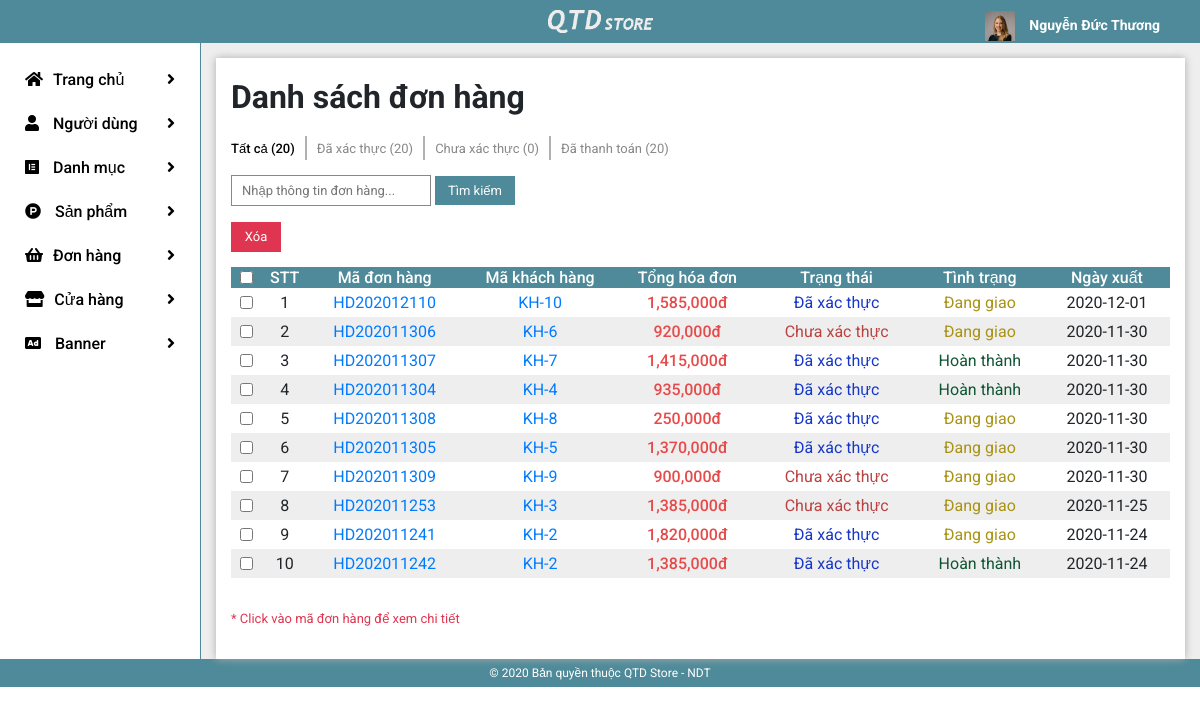
/admin/index.php?mod=bill (signed in), run on the app's committed database.
### tables this page shows
CREATE TABLE `tbl_users` (
  `user_id` int(11) NOT NULL,
  `username` varchar(32) NOT NULL,
  `password` varchar(50) NOT NULL,
  `first_name` varchar(30) NOT NULL,
  `last_name` varchar(7) NOT NULL,
  `date_of_birth` date DEFAULT NULL,
  `gender` enum('male','female','','') NOT NULL,
  `phone` varchar(11) NOT NULL,
  `email` varchar(50) NOT NULL,
  `position` enum('member','salesman','manager') NOT NULL DEFAULT 'member',
  `address` varchar(100) DEFAULT NULL,
  `img_id` int(11) DEFAULT 1,
  `active_token` varchar(40) DEFAULT NULL,
  `is_active` enum('0','1') NOT NULL DEFAULT '0',
  `reset_token` varchar(40) DEFAULT NULL,
  `reg_date` date NOT NULL DEFAULT current_timestamp(),
  `region_id` int(11) DEFAULT NULL
);

CREATE TABLE `tbl_customer_bill` (
  `customer_bill_id` int(11) NOT NULL,
  `customer_id` int(11) NOT NULL,
  `bill_id` int(11) NOT NULL
);

CREATE TABLE `tbl_bill` (
  `bill_id` int(11) NOT NULL,
  `bill_code` varchar(50) NOT NULL,
  `discount_id` int(11) DEFAULT NULL,
  `delivery_fee_id` int(11) DEFAULT NULL,
  `method_pay` enum('0','1') NOT NULL DEFAULT '0',
  `shipping_code` varchar(20) DEFAULT NULL,
  `bill_date` date NOT NULL DEFAULT current_timestamp(),
  `total` float NOT NULL DEFAULT 0,
  `num_order` int(5) NOT NULL DEFAULT 0,
  `bill_status` enum('0','1') NOT NULL DEFAULT '0',
  `bill_condition` enum('0','1') NOT NULL DEFAULT '0'
);

### admin/libraries/database.php (called while the page is built, shortened)
<?php
function db_query($query_string) {
    global $conn;
    $result = mysqli_query($conn, $query_string);
    return $result;
}
function db_fetch_row($query_string) {
    $mysqli_result = db_query($query_string);
    $result = mysqli_fetch_assoc($mysqli_result);
    return $result;
}
function db_fetch_array($query_string) {
    $result = array();
    $mysqli_result = db_query($query_string);
    while ($row = mysqli_fetch_assoc($mysqli_result)) {
        $result[] = $row;
    }
    return $result;
}

### admin/modules/bill/controllers/indexController.php (called while the page is built, shortened)
<?php
function indexAction()
{
    $list_bill = get_list_bill();
    $data['list_bill'] = $list_bill;
    load_view('index', $data);
}

### admin/core/router.php (called while the page is built, shortened)
<?php
$action_name = get_action().'Action';
call_function(array('construct', $action_name));

### admin/core/appload.php (called while the page is built, shortened)
<?php
require CONFIGPATH . DIRECTORY_SEPARATOR . 'database.php';
require LIBPATH . DIRECTORY_SEPARATOR . 'database.php';
require COREPATH . DIRECTORY_SEPARATOR . 'base.php';
require COREPATH . DIRECTORY_SEPARATOR . 'router.php';

### admin/index.php (called while the page is built, shortened)
<?php
require COREPATH.DIRECTORY_SEPARATOR.'appload.php';

### admin/helper/format.php (called while the page is built)
<?php
function currency_format($number, $suffix = 'đ'){
    return number_format($number).$suffix;
}

### admin/modules/bill/views/indexView.php (the view, shortened to what this page needs)
<?php
get_header()
?>
<head>
    <link rel="stylesheet" href="public/css/form-search.css">
    <link rel="stylesheet" href="public/css/table.css">
    <link rel="stylesheet" href="public/css/bill.css">
</head>
<div id="wp-content">
    <div class="container-fluid">
        <div class="row">
            <div class="col-lg-2 sidebar">
                <?php get_sidebar() ?>
            </div>
            <div class="col-lg-10 content">
                <div class="main-content">
                    <h1>Danh sách đơn hàng</h1>
                    <ul class="clear order-list">
                        <li class="active">
                            <a href="">Tất cả (<span class="num">20</span>)</a>
                        </li>
                        <li>
                            <a href="">Đã xác thực (<span class="num">20</span>)</a>
                        </li>
                        <li>
                            <a href="">Chưa xác thực (<span class="num">0</span>)</a>
                        </li>
                        <li>
                            <a href="">Đã thanh toán (<span class="num">20</span>)</a>
                        </li>
                    </ul>
                    <form action="" method="get">
                        <input type="text" name="search" placeholder="Nhập thông tin đơn hàng..." id="search-box">
                        <input type="submit" name="btn_search" id="search" value="Tìm kiếm">
                    </form>
                    <form action="" method="post">
                        <button type="submit" name="btn_del" id="del">Xóa</button>
                        <table>
                            <thead>
                                <tr>
                                    <td>
                                        <input type="checkbox" name="select_all" id="select-all">
                                    </td>
                                    <td>STT</td>
                                    <td>Mã đơn hàng</td>
                                    <td>Mã khách hàng</td>
                                    <td>Tổng hóa đơn</td>
                                    <td>Trạng thái</td>
                                    <td>Tình trạng</td>
                                    <td>Ngày xuất</td>
                                </tr>
                            </thead>
                            <tbody>
                                <?php
                                $temp = 0;
                                foreach ($list_bill as $bill) {
                                    $temp++;
                                ?>
                                    <tr>
                                        <td>
                                            <input type="checkbox" name="select[]" id="select-<?php echo $bill['bill_id'] ?>">
                                        </td>
                                        <td><?php echo $temp ?></td>
                                        <td><a href="?mod=bill&action=detail&id=<?php echo $bill['bill_id'] ?>"><?php echo $bill['bill_code'] ?></a></td>
                                        <td><a href="?mod=customer&action=detail&id=<?php echo $bill['customer_id'] ?>">KH-<?php echo $bill['customer_id'] ?></a></td>
                                        <td><span class="price"><?php echo currency_format($bill['total']) ?></span></td>
                                        <td><?php echo check_status($bill['bill_id']) ?></td>
                                        <td><?php echo check_condition($bill['bill_id']) ?></td>
                                        <td><?php echo $bill['bill_date'] ?></td>
                                    </tr>
                                <?php
                                }
                                ?>
                            </tbody>
                        </table>
                    </form>
                    <p>
                        <span class="alert">* Click vào mã đơn hàng để xem chi tiết</span>
                    </p>
                </div>
            </div>
        </div>
    </div>
</div>
<?php
get_footer()
?>

### admin/core/base.php (shortened to what this page needs)
<?php
function get_module() {
    global $config;
    $module = isset($_GET['mod']) ? $_GET['mod'] : $config['default_module'];
    return $module;
}
function call_function($list_function = array()) {
    if (is_array($list_function)) {
        foreach ($list_function as $f) {
            if (function_exists($f())) {
                $f();
            }
        }
    }
}
function load_view($name, $data_send = array()) {
    $data = $data_send;
    $path = MODULESPATH . DIRECTORY_SEPARATOR . get_module() . DIRECTORY_SEPARATOR . 'views' . DIRECTORY_SEPARATOR . $name . 'View.php';
    if (file_exists($path)) {
        require $path;
    } else {
        echo "Không tìm thấy {$path}";
    }
}
function get_header($name = '') {
    if (empty($name)) {
        $name = 'header';
    } else {
        $name = "header-{$name}";
    }
    $path = LAYOUTPATH . DIRECTORY_SEPARATOR . $name . '.php';
    if (file_exists($path)) {
        require $path;
    } else {
        echo "Không tìm thấy {$path}";
    }
}
function get_footer($name = '') {
    if (empty($name)) {
        $name = 'footer';
    } else {
        $name = "footer-{$name}";
    }
    $path = LAYOUTPATH . DIRECTORY_SEPARATOR . $name . '.php';
    if (file_exists($path)) {
        require $path;
    } else {
        echo "Không tìm thấy {$path}";
    }
}
function get_sidebar($name = '') {
    if (empty($name)) {
        $name = 'sidebar';
    } else {
        $name = "sidebar-{$name}";
    }
    $path = LAYOUTPATH . DIRECTORY_SEPARATOR . $name . '.php';
    if (file_exists($path)) {
        require $path;
    } else {
        echo "Không tìm thấy {$path}";
    }
}
?>

### admin/layout/header.php (shortened to what this page needs)
<html lang="en">
<head>
    <link rel="stylesheet" href="public/css/all.css">
    <link rel="stylesheet" href="public/css/reset.css">
    <link rel="stylesheet" href="public/css/bootstrap-grid.min.css">
    <link rel="stylesheet" href="public/css/main.css">
</head>
<body>
    <div id="wrapper">
        <div id="header">
            <div class="container-fluid">
                <div class="col-lg-5 col-md-4 col-sm-4 col-3">
                </div>
                <div class="col-lg-2 col-md-4 col-sm-4 col-6 logo">
                    <a href="?">
                        <img src="public/images/qtd_logo.png" class="img-fluid">
                    </a>
                </div>
                <div class="col-lg-5 col-md-4 col-sm-4 col-3">
                    <span class="right-header">
                        <span class="account-bar">
                            <img src="public/images/user-1.png" alt="">
                            <h3><?php
                                $user = db_fetch_row("SELECT * FROM `tbl_users` WHERE `username` = '{$_SESSION['user_login']}'");
                                echo $user['first_name'] . " " . $user['last_name'];
                                ?></h3>
                        </span>
                    </span>
                </div>
            </div>
        </div>
    </div>
</body>

### admin/layout/sidebar.php (shortened to what this page needs)
<ul class="clear action">
    <li>
        <a href="?"><span><i class="fas fa-home before"></i>Trang chủ <i class="fas fa-angle-right"></i></span></a>
    </li>
    <li>
        <span><i class="fas fa-user before"></i> Người dùng <i class="fas fa-angle-right"></i></span>
    </li>
    <li>
        <span><i class="fab fa-elementor before"></i> Danh mục <i class="fas fa-angle-right"></i></span>
    </li>
    <li>
        <span><i class="fab fa-product-hunt before"></i> Sản phẩm <i class="fas fa-angle-right"></i></span>
    </li>
    <li>
        <span><i class="fas fa-shopping-basket before"></i>Đơn hàng <i class="fas fa-angle-right"></i></span>
    </li>
    <li>
        <span><i class="fas fa-store before"></i>Cửa hàng <i class="fas fa-angle-right"></i></span>
    </li>
    <li>
        <span><i class="fas fa-ad before"></i> Banner <i class="fas fa-angle-right"></i></span>
    </li>
</ul>

### admin/modules/bill/models/indexModel.php (shortened to what this page needs)
<?php
function get_list_bill()
{
    $result = db_fetch_array("SELECT * FROM `tbl_bill` JOIN `tbl_customer_bill` ON `tbl_bill`.`bill_id` = `tbl_customer_bill`.`bill_id` ORDER BY `bill_date` DESC");
    return $result;
}
function check_status($id)
{
    $result = db_fetch_row("SELECT * FROM `tbl_bill` WHERE `bill_id` = $id");
    if ($result['bill_status']  == 1) {
        return "<span class='active'>Đã xác thực</span>";
    }
    if ($result['bill_status']  == 0) {
        return "<span class='not-active'>Chưa xác thực</span>";
    }
}
function check_condition($id)
{
    $result = db_fetch_row("SELECT * FROM `tbl_bill` WHERE `bill_id` = $id");
    if ($result['bill_condition']  == 1) {
        return "<span class='finish'>Hoàn thành</span>";
    }
    if ($result['bill_condition']  == 0) {
        return "<span class='not-finish'>Đang giao</span>";
    }
}

### admin/layout/footer.php (shortened to what this page needs)
<div id="footer">
    <span>&copy; 2020 Bản quyền thuộc QTD Store - NDT</span>
</div>
</html>

### admin/public/css/all.css (style rules this page uses)
.fa, .fas, .far, .fal, .fad, .fab { -moz-osx-font-smoothing: grayscale; -webkit-font-smoothing: antialiased; display: inline-block; font-style: normal; font-variant: normal; text-rendering: auto; line-height: 1; }
.fa-ad:before { content: "\f641"; }
.fa-angle-right:before { content: "\f105"; }
.fa-elementor:before { content: "\f430"; }
.fa-home:before { content: "\f015"; }
.fa-product-hunt:before { content: "\f288"; }
.fa-shopping-basket:before { content: "\f291"; }
.fa-store:before { content: "\f54e"; }
.fa-user:before { content: "\f007"; }
.fab { font-family: 'Font Awesome 5 Brands'; font-weight: 400; }
.fa, .fas { font-family: 'Font Awesome 5 Free'; font-weight: 900; }

### admin/public/css/main.css (style rules this page uses)
body { font-family: 'Roboto', sans-serif; }
#header { background: rgb(78, 138, 153); }
#header .container-fluid { display: flex; }
.logo { padding: 10px 45px; }
.img-fluid { width: 100%; height: auto; }
.right-header { display: flex; justify-content: flex-end; }
.account-bar { cursor: pointer; margin-right: 10px; position: relative; }
.account-bar img { width: 30px; height: 30px; }
.account-bar h3 { cursor: pointer; text-align: right; display: inline-block; padding-top: 15px; color: #fff; margin-bottom: 0; margin-left: 10px; font-size: 14px; }
ul.clear { list-style: none; padding: 0; margin: 0; }
ul.action { padding: 15px 0; }
ul.action li span { cursor: pointer; position: relative; display: block; padding: 10px; text-decoration: none; color: #000; font-weight: 500; background: #fff; border-radius: 5px; }
ul.action li a { display: block; text-decoration: none; }
ul.action li span i.fa-angle-right { position: absolute; top: 13px; right: 10px; transition: all .2s; }
ul.action li span i.before { margin-right: 10px; }
.content { padding-top: 15px; border-left: 1px solid rgb(78, 138, 153); min-height: 550px; background: #eee; }
.main-content { background: #fff; padding: 15px; height: 100%; box-shadow: 0 0 8px rgb(172, 172, 172); overflow: hidden; }
.content h1 { margin-bottom: 15px; }
ul.order-list { margin: 15px 0; display: flex; }
ul.order-list li { padding: 0 10px; border-right: 2px solid rgb(177, 177, 177); }
ul.order-list li:first-child { padding-left: 0; }
ul.order-list li:last-child { border: none; }
ul.order-list li a { color: #888; font-size: 13px; }
ul.order-list li.active a { color: #000; font-weight: 500; font-size: 13px; }
.not-active { color: #888; }
.alert { color: #e03550; font-size: 13px; }
#footer { background: rgb(78, 138, 153); color: #fff; padding: 5px 0; text-align: center; font-size: 12px; }

### admin/public/css/form-search.css (style rules this page uses)
form { width: 100%; overflow: hidden; }
#search-box { padding: 5px 10px; width: 200px; font-size: 13px; border: 1px solid #888; }
#search { padding: 5px 0; color: #fff; text-align: center; width: 80px; font-size: 13px; border: none; background: rgb(78, 138, 153); }
#del { padding: 5px 0; color: #fff; text-align: center; width: 50px; font-size: 13px; border: none; background: #e03550; }

### admin/public/css/table.css (style rules this page uses)
table { margin: 15px 0; width: 100%; border-collapse: collapse; }
table thead tr td { font-weight: 500; text-align: center; background: rgb(78, 138, 153); color: #fff; }
table tbody tr td { text-align: center; padding: 5px; }
.price { color: red; }
table tbody tr:nth-child(even) td { background: #eee; }
@media screen and (max-width: 1200px) { .content { min-height: 0; } }

### admin/public/css/bill.css (style rules this page uses)
.active { color: rgb(21, 54, 201); }
.not-active { color: rgb(187, 66, 66); }
.finish { color: rgb(16, 85, 53); }
.not-finish { color: rgb(169, 147, 22); }
.price { color: rgb(230, 75, 75); font-weight: 500; }

### data on the page
tbl_users: first_name "Nguyễn Đức", last_name "Thương"
tbl_customer_bill: bill.bill_code "HD202012110", customer "10", bill.total "1,585,000đ", shows "Đã xác thực", shows "Đang giao", bill.bill_date "2020-12-01"
tbl_customer_bill: bill.bill_code "HD202011306", customer "6", bill.total "920,000đ", shows "Chưa xác thực", shows "Đang giao", bill.bill_date "2020-11-30"
tbl_customer_bill: bill.bill_code "HD202011307", customer "7", bill.total "1,415,000đ", shows "Đã xác thực", shows "Hoàn thành", bill.bill_date "2020-11-30"
tbl_customer_bill: bill.bill_code "HD202011304", customer "4", bill.total "935,000đ", shows "Đã xác thực", shows "Hoàn thành", bill.bill_date "2020-11-30"
tbl_customer_bill: bill.bill_code "HD202011308", customer "8", bill.total "250,000đ", shows "Đã xác thực", shows "Đang giao", bill.bill_date "2020-11-30"
tbl_customer_bill: bill.bill_code "HD202011305", customer "5", bill.total "1,370,000đ", shows "Đã xác thực", shows "Đang giao", bill.bill_date "2020-11-30"
tbl_customer_bill: bill.bill_code "HD202011309", customer "9", bill.total "900,000đ", shows "Chưa xác thực", shows "Đang giao", bill.bill_date "2020-11-30"
tbl_customer_bill: bill.bill_code "HD202011253", customer "3", bill.total "1,385,000đ", shows "Chưa xác thực", shows "Đang giao", bill.bill_date "2020-11-25"
tbl_customer_bill: bill.bill_code "HD202011241", customer "2", bill.total "1,820,000đ", shows "Đã xác thực", shows "Đang giao", bill.bill_date "2020-11-24"
tbl_customer_bill: bill.bill_code "HD202011242", customer "2", bill.total "1,385,000đ", shows "Đã xác thực", shows "Hoàn thành", bill.bill_date "2020-11-24"
